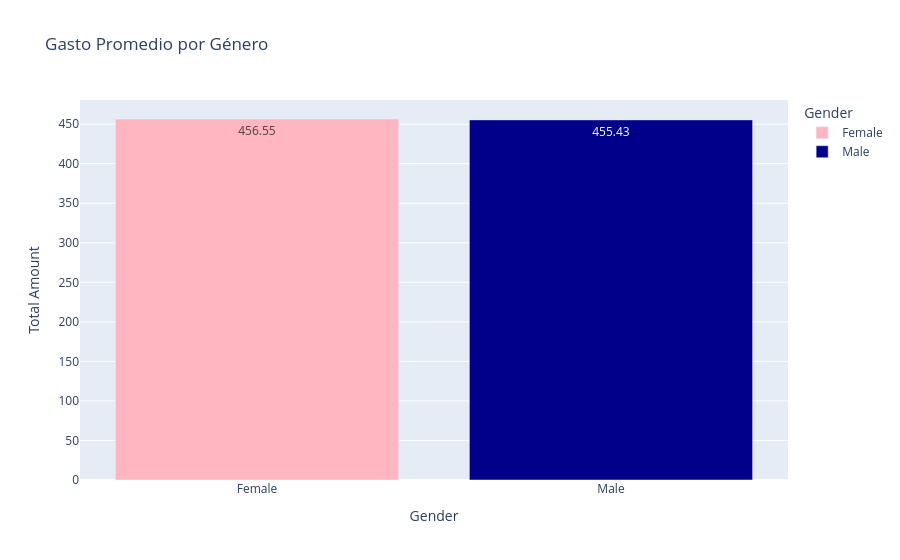

Notebook source saved alongside this figure:
### Code cell
# Gráfico de barras simple
fig1 = px.bar(ticket_genero, 
              x='Gender', 
              y='Total Amount', 
              color='Gender',          
              text_auto='.2f',          
              title='Gasto Promedio por Género',
              color_discrete_map={'Female': 'lightpink', 'Male': 'darkblue'})
fig1.show()

### Figure 1 — Plotly figure (JSON) as saved in the notebook; plotly's stock layout.template omitted (floating-point values rounded to 4 significant figures)
{"data": [{"hovertemplate": "Gender=%{x}<br>Total Amount=%{y}<extra></extra>", "legendgroup": "Female", "marker": {"color": "lightpink", "pattern": {"shape": ""}}, "name": "Female", "orientation": "v", "showlegend": true, "textposition": "auto", "texttemplate": "%{y:.2f}", "type": "bar", "x": ["Female"], "xaxis": "x", "y": [456.6], "yaxis": "y"}, {"hovertemplate": "Gender=%{x}<br>Total Amount=%{y}<extra></extra>", "legendgroup": "Male", "marker": {"color": "darkblue", "pattern": {"shape": ""}}, "name": "Male", "orientation": "v", "showlegend": true, "textposition": "auto", "texttemplate": "%{y:.2f}", "type": "bar", "x": ["Male"], "xaxis": "x", "y": [455.4], "yaxis": "y"}], "layout": {"barmode": "relative", "legend": {"title": {"text": "Gender"}, "tracegroupgap": 0}, "title": {"text": "Gasto Promedio por Género"}, "xaxis": {"anchor": "y", "categoryarray": ["Female", "Male"], "categoryorder": "array", "domain": [0, 1], "title": {"text": "Gender"}}, "yaxis": {"anchor": "x", "domain": [0, 1], "title": {"text": "Total Amount"}}}}
